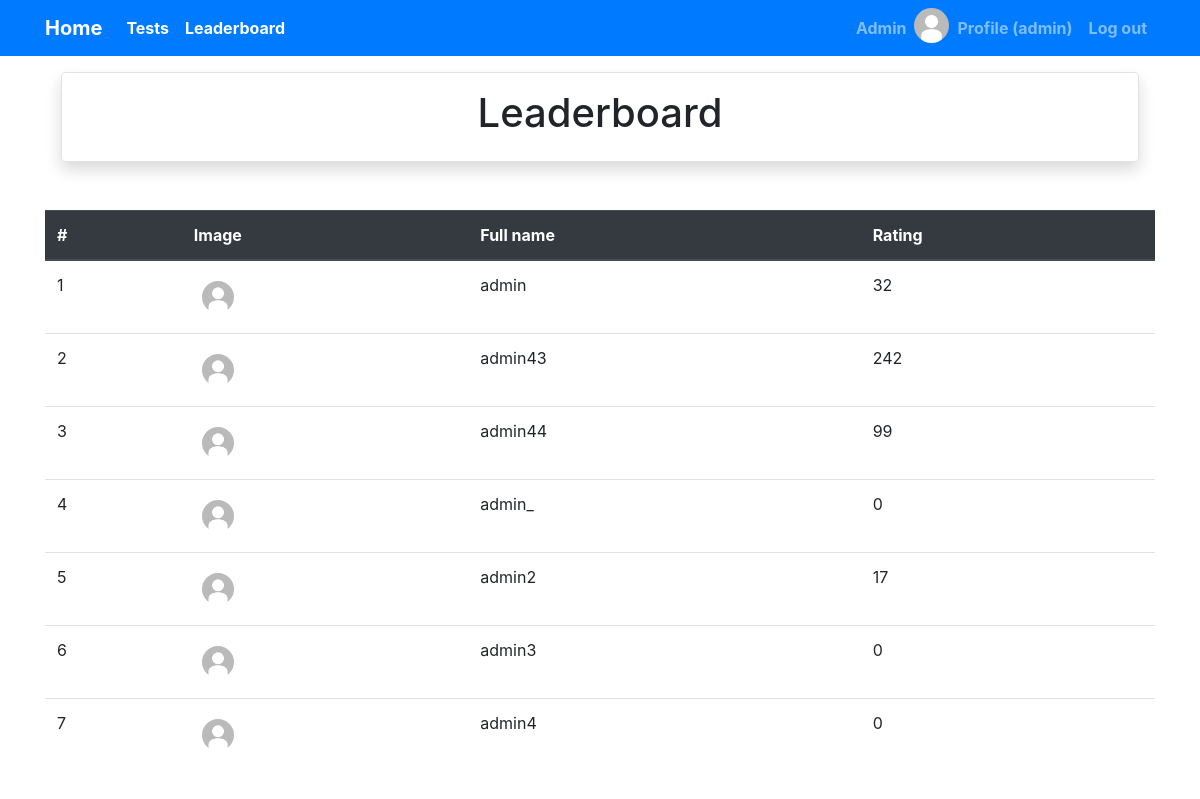
The app's page /accounts/leaderboard/ (signed in) with its own data.
### accounts/models.py (models this page shows)
class User(AbstractUser):
    bio = models.TextField(max_length=500, blank=True)
    location = models.CharField(max_length=30, blank=True)
    birth_date = models.DateField(null=True, blank=True)
    rating = models.PositiveSmallIntegerField(null=True, default=0)
    image = models.ImageField(null=True, default='default.jpg', upload_to='pics')

### accounts/views.py (the view)
# urls.py: path('leaderboard/', LeaderboardView.as_view(), name='leaderboard'),
class LeaderboardView(LoginRequiredMixin, ListView):
    model = User
    template_name = 'leaderboard.html'
    context_object_name = 'users'

### accounts/templates/leaderboard.html (shortened to what this page needs)
{% extends 'base.html' %}
{% load static %}
{% block header %}
    <h1>Leaderboard</h1>
{% endblock %}
{% block content %}
    {% if users %}
        <table class="table table-hover">
            <thead class="thead-dark">
                <tr>
                  <th>#</th>
                  <th>Image</th>
                  <th>Full name</th>
                  <th>Rating</th>
                </tr>
            </thead>
            {% for user in users %}
                <tr>
                    <td>{{ forloop.counter }}</td>
                    <td><img class="rounded-circle p-1 m-1" width="40" height="40"  src="{{ user.image.url }}"></td>
                    <td> {{ user.username    }}</td>
                    <td> {{ user.rating }}</td>
                </tr>
            {% endfor %}
        </table>
        <div class="p-1 m-1">
        </div>
    {% else %}
        <p>No users yet :(</p>
    {% endif %}
{% endblock %}

### templates/base.html (shortened to what this page needs)
{% load static %}
<!DOCTYPE html>
<html lang="en">
<head>
    <link rel="stylesheet" href="https://stackpath.bootstrapcdn.com/bootstrap/4.5.2/css/bootstrap.min.css">
</head>
<body>
<nav class="navbar navbar-default navbar-fixed-top navbar-expand-lg navbar-dark bg-primary font-weight-bold ">
  <div class="container">
  <a class="navbar-brand" href="{% url 'index' %}">Home</a>
  <div class="collapse navbar-collapse" id="navbarSupportedContent">
    <ul class="navbar-nav mr-auto">
      <li class="nav-item active">
        <a class="nav-link" href="{% url 'tests:list' %}">Tests<span class="sr-only">(current)</span></a>
      </li>
      <li class="nav-item active">
        <a class="nav-link" href="{% url 'accounts:leaderboard' %}">Leaderboard</a>
      </li>
    </ul>
    <ul class="navbar-nav ">
          <li class="nav-item">
            <a class="nav-link" href="{% url 'admin:index' %}">Admin</a>
          </li>
            {%  if user.is_authenticated %}
                <li class="nav-item">
                    <img alt="Profile pic" width="35" height="35" class="rounded-circle" src="{{ user.image.url }}">
                </li>
                  <li class="nav-item">
                    <a class="nav-link" href="{% url 'accounts:profile' %}">Profile ({{ user.username }})</a>
                  </li>
                  <li class="nav-item">
                    <a class="nav-link" href="{% url 'accounts:logout' %}">Log out</a>
                  </li>
            {% endif %}
    </ul>
  </div>
  </div>
</nav>
  <div class="container">
        <div class="border rounded text-center p-3 m-3 mb-5 shadow">
            {% block header %}{% endblock %}
        </div>
        {% block content %}
        {% endblock %}
  </div>
</body>
</html>

### records on screen
User: image (placeholder picture), username "admin", rating "32"
User: image (placeholder picture), username "admin43", rating "242"
User: image (placeholder picture), username "admin44", rating "99"
User: image (placeholder picture), username "admin_", rating "0"
User: image (placeholder picture), username "admin2", rating "17"
User: image (placeholder picture), username "admin3", rating "0"
User: image (placeholder picture), username "admin4", rating "0"
